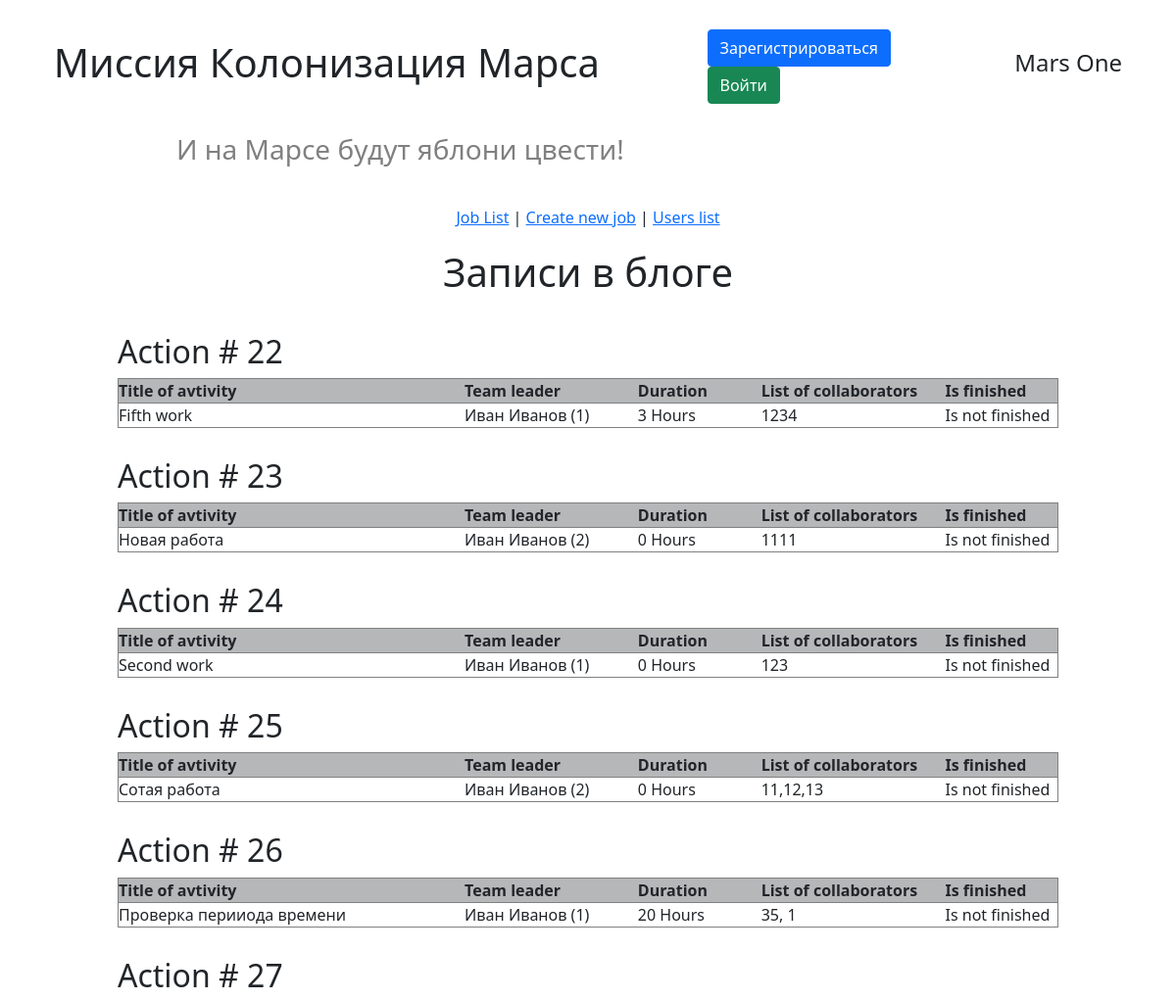
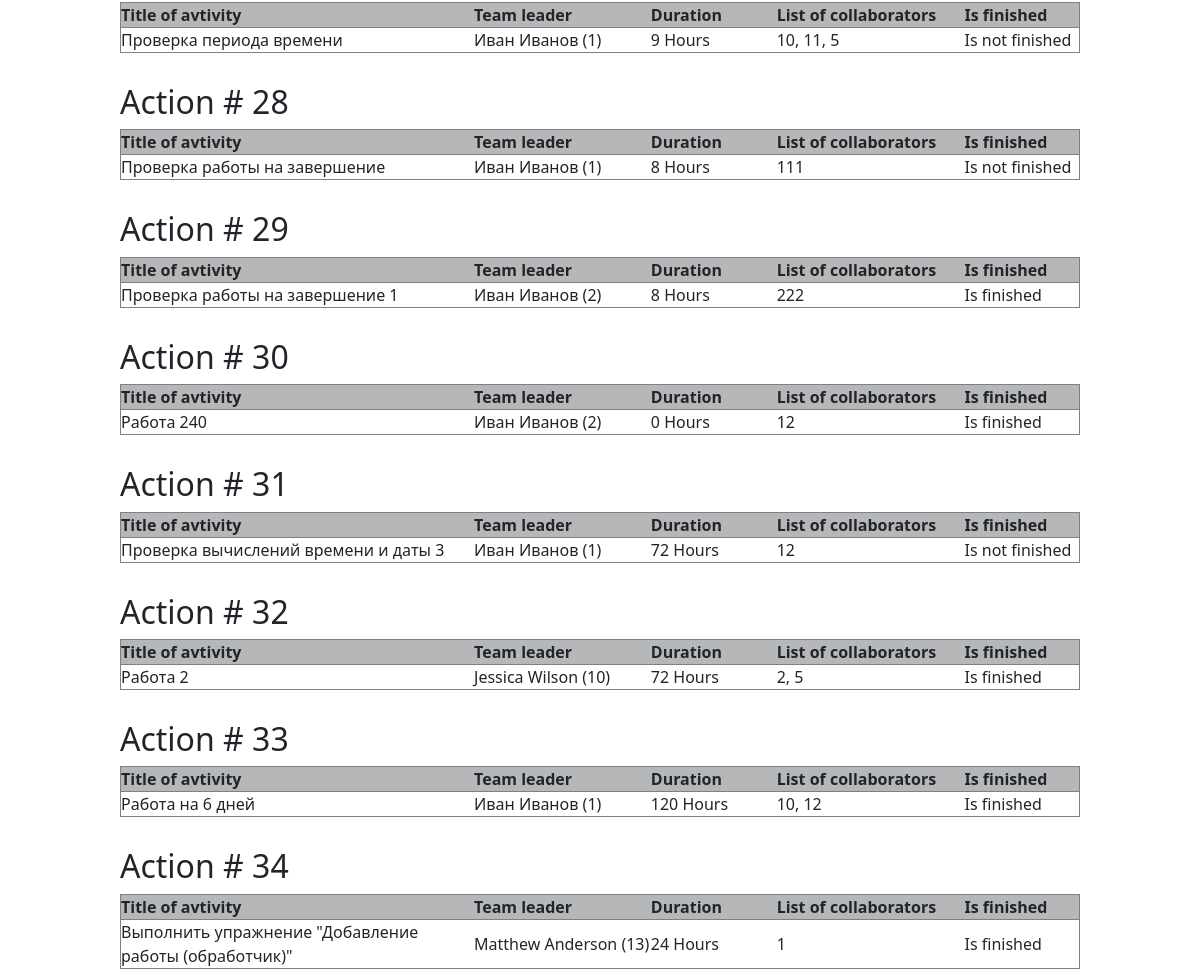
Page /jobs_list on the committed database (2 pictures, top to bottom).
### data/jobs.py (models this page shows)
class Jobs(SqlAlchemyBase):
    __tablename__ = 'jobs'
    id = sqlalchemy.Column(sqlalchemy.Integer, primary_key=True,
                           autoincrement=True)
    team_leader = sqlalchemy.Column(sqlalchemy.Integer,
                                    ForeignKey('users.id'), nullable=False)
    job = sqlalchemy.Column(sqlalchemy.String, nullable=True)
    work_size = sqlalchemy.Column(sqlalchemy.Integer, nullable=False)
    collaborators = sqlalchemy.Column(sqlalchemy.String, nullable=True)
    start_date = sqlalchemy.Column(sqlalchemy.DateTime,
                                   default=datetime.datetime.now)
    end_date = sqlalchemy.Column(sqlalchemy.DateTime,
                                 default=datetime.datetime.now)
    is_finished = sqlalchemy.Column(sqlalchemy.Boolean, default=False)

### main.py (the view)
@app.route('/jobs_list')
def get_jobs_list():
    db_ss = db_session.create_session()
    jobs = db_ss.query(Jobs).all()
    return render_template('jobs.html', jobs=jobs)

### data/db_session.py (called while the page is built)
def create_session() -> Session:
    global __factory
    return __factory()

### templates/jobs.html (shortened to what this page needs)
{% extends "base.html" %}
{% block styles %}
    <link rel="stylesheet" href="{{ url_for('static', filename='css/job_list.css')}}">
{% endblock %}
{% block content %}
<h1>Записи в блоге</h1>
{% for job  in jobs %}
    <div class="action">
        <h2>Action # {{ job.id }} </h2>
        <table>
            <tr>
                <th width="200">Title of avtivity</th>
                <th width="100">Team leader</th>
                <th width="50">Duration</th>
                <th width="50">List of collaborators</th>
                <th width="50">Is finished</th>
            </tr>
            <tr>
                <td>{{ job.job }}</td>
                <td>{{ job.team_leader }}</td>
                <td>{{ job.work_size }} Hours</td>
                <td>{{ job.collaborators }}</td>
                {% if job.is_finished %}
                    <td>Is finished</td>
                {% else %}
                    <td>Is not finished</td>
                {% endif %}
            </tr>
        </table>
    </div>
{% endfor %}
{% endblock %}

### templates/base.html (shortened to what this page needs)
<!DOCTYPE html>
<html lang="ru">
<head>
    <link rel="stylesheet"
    href="https://cdn.jsdelivr.net/npm/bootstrap@5.0.0-beta1/dist/css/bootstrap.min.css"
>
    <link rel="stylesheet" href="{{ url_for('static', filename='css/style.css')}}">
    {% block styles %}{% endblock %}
</head>
<body>
    <header>
        <h1>Миссия Колонизация Марса</h1>
        {% if current_user.is_authenticated %}
        <h5> User:
            <a class="navbar-brand" href="/logout">{{ current_user.name }}</a>
        </h5>
        {% else %}
            <div class="auth_buttons">
                <a class="btn btn-primary " href="/register">Зарегистрироваться</a>
                <a class="btn btn-success" href="/login">Войти</a>
            </div>
        {% endif %}
        <h4>Mars One</h4>
    </header>
    <h3 class="second_header_text">И на Марсе будут яблони цвести!</h3>
    <main>
        <nav>
            <a href="/jobs_list">Job List</a> |
            <a href="/create_job">Create new job</a> |
            <a href="/user_list">Users list</a>
        </nav>
        {% block content %}{% endblock %}
    </main>
</body>
</html>

### static/css/style.css (style rules this page uses)
* { margin: 0px; padding: 0px; font-family: 'Segoe UI', Tahoma, Geneva, Verdana, sans-serif; }
header { display: flex; justify-content: space-around; align-items: center; margin-top: 30px; width: 100%; }
main { display: flex; flex-direction: column; align-items: center; height: 100vh; margin-top: 20px; }
nav { margin: 20px; }
.auth_buttons { display: flex; align-items: center; flex-wrap: wrap; justify-content: space-between; width: 17%; }
.second_header_text { color: grey; margin-top: 30px; margin-left: 15vw; }

### static/css/job_list.css (style rules this page uses)
div.action { margin-top: 30px; width: 80%; }
table { width: 100%; }
tr { border: 1px solid grey; }
th { background-color: rgb(181, 183, 185); }

### rows in the picture
Jobs: id "22", job "Fifth work", team_leader "Иван Иванов (1)", work_size "3", collaborators "1234", is_finished "Is not finished"
Jobs: id "23", job "Новая работа", team_leader "Иван Иванов (2)", work_size "0", collaborators "1111", is_finished "Is not finished"
Jobs: id "24", job "Second work", team_leader "Иван Иванов (1)", work_size "0", collaborators "123", is_finished "Is not finished"
Jobs: id "25", job "Сотая работа", team_leader "Иван Иванов (2)", work_size "0", collaborators "11,12,13", is_finished "Is not finished"
Jobs: id "26", job "Проверка перииода времени", team_leader "Иван Иванов (1)", work_size "20", collaborators "35, 1", is_finished "Is not finished"
Jobs: id "27", job "Проверка периода времени", team_leader "Иван Иванов (1)", work_size "9", collaborators "10, 11, 5", is_finished "Is not finished"
Jobs: id "28", job "Проверка работы на завершение", team_leader "Иван Иванов (1)", work_size "8", collaborators "111", is_finished "Is not finished"
Jobs: id "29", job "Проверка работы на завершение 1", team_leader "Иван Иванов (2)", work_size "8", collaborators "222", is_finished "Is finished"
Jobs: id "30", job "Работа 240", team_leader "Иван Иванов (2)", work_size "0", collaborators "12", is_finished "Is finished"
Jobs: id "31", job "Проверка вычислений времени и даты 3", team_leader "Иван Иванов (1)", work_size "72", collaborators "12", is_finished "Is not finished"
Jobs: id "32", job "Работа 2", team_leader "Jessica Wilson (10)", work_size "72", collaborators "2, 5", is_finished "Is finished"
Jobs: id "33", job "Работа на 6 дней", team_leader "Иван Иванов (1)", work_size "120", collaborators "10, 12", is_finished "Is finished"
Jobs: id "34", job "Выполнить упражнение \"Добавление работы (обработчик)\"", team_leader "Matthew Anderson (13)", work_size "24", collaborators "1", is_finished "Is finished"
